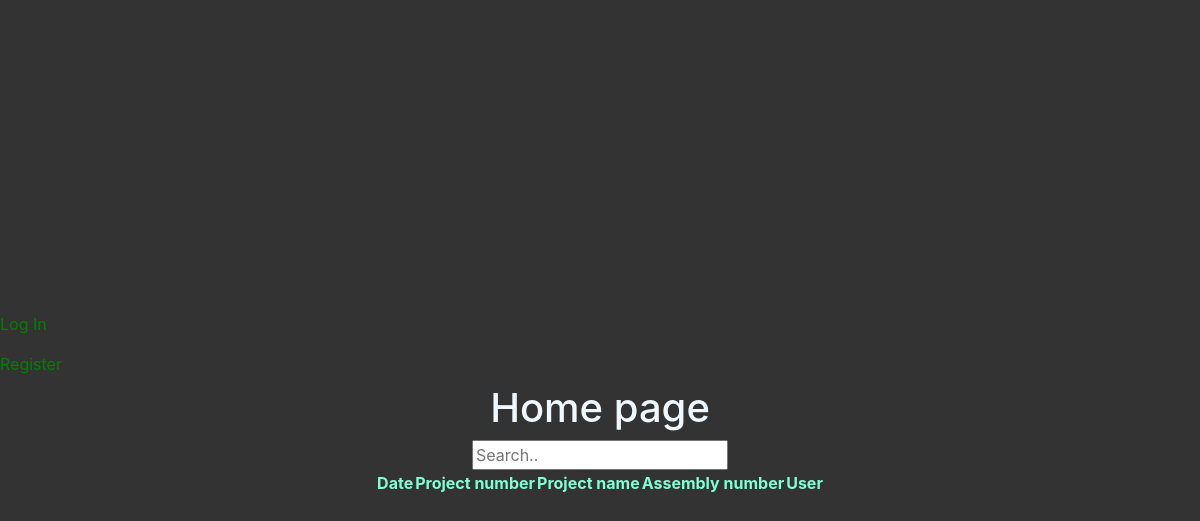
Before: / with the older database file.
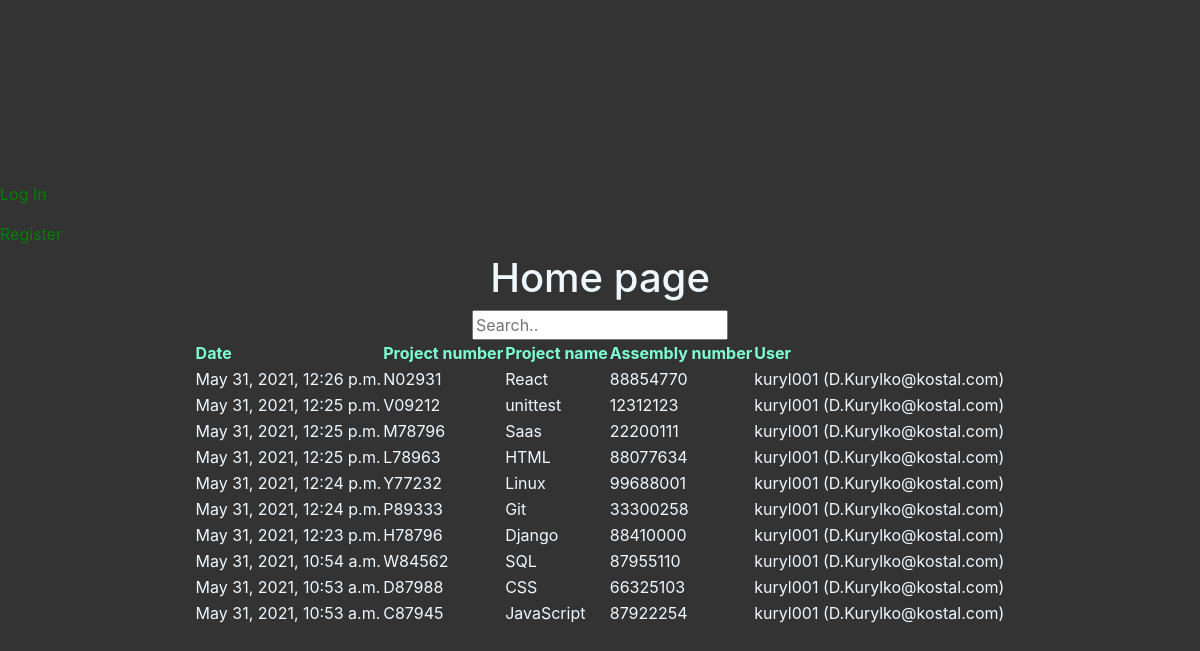
After: the same page with the newer database file.
### force/models.py (models this page shows, shortened)
class Project(models.Model):
    datetime = models.DateTimeField(auto_now_add=True)
    project_number = models.CharField(max_length=6, primary_key=True)
    project_name = models.CharField(max_length=255)
    assembly_number = models.CharField(max_length=8)
    user = models.ForeignKey(User, on_delete=models.CASCADE, related_name="user_projects")

class User(AbstractUser):
    pass

### force/views.py (the view)
# urls.py: path('', views.index, name="index"),
def index(request):
    if request.method == "GET":
        projects = Project.objects.all()
        projects = projects.order_by("-datetime")[0:10]
        return render(request, 'force/index.html', {
            'projects': projects,
        })

### force/templates/force/index.html (shortened to what this page needs)
{% extends "force/layout.html" %}
{% load static %}
{% block body %}
    <h1>Home page</h1>
    <input type="text" id="myQuery" placeholder="Search..">
    <table id="homeTable">
        <tr class="header">
            <th>Date</th>
            <th>Project number</th>
            <th>Project name</th>
            <th>Assembly number</th>
            <th>User</th>
        </tr>
        {% for project in projects %}
            <tr class="table_content">
                <td>{{ project.datetime }}</td>
                <td>{{ project.project_number }}</td>
                <td>{{ project.project_name }}</td>
                <td>{{ project.assembly_number }}</td>
                <td>{{ project.user }} ({{ project.user.email }})</td>
            </tr>
        {% endfor %}
    </table>
{% endblock %}

### force/templates/force/layout.html (shortened to what this page needs)
{% load static %}
<!DOCTYPE html>
<html lang="en">
<head>
    <link rel="stylesheet" href="{% static 'force/styles.css' %}">
    <link rel="stylesheet" href="https://stackpath.bootstrapcdn.com/bootstrap/4.4.1/css/bootstrap.min.css">
</head>
<body>
    <ul class="navbar-nav mr-auto">
        {% if user.is_authenticated %}
            <li class="nav-item">
                <a class="nav-link" href="{% url 'logout' %}">Log Out</a>
            </li>
            <li class="nav-item">
                <a class="nav-link" href="{% url 'index' %}">Home Page</a>
            </li>
        {% else %}
            <li class="nav-item">
                <a class="nav-link" href="{% url 'login' %}">Log In</a>
            </li>
            <li class="nav-item">
                <a class="nav-link" href="{% url 'register' %}">Register</a>
            </li>
        {% endif %}
    </ul>
    {% block body %}
    {% endblock %}
</body>
</html>

### force/static/force/styles.css (style rules this page uses)
* { box-sizing: border-box; }
body { background-color: #333 !important; color: #fff; display: flex; flex-direction: column; align-items: center; justify-content: center; font-family: Arial, Helvetica, sans-serif; min-height: 100vh; margin: 0; }
a:link { color: green; background-color: transparent; text-decoration: none; }
p, h1, h2, label { color:aliceblue; }
th { color:aquamarine; }
.table_content { color:aliceblue; }

Changed rows visible on the page:
added Project: datetime "May 31, 2021, 12:26 p.m.", project_number "N02931", project_name "React", assembly_number "88854770", user "kuryl001", user.email "D.Kurylko@kostal.com"
added Project: datetime "May 31, 2021, 12:25 p.m.", project_number "V09212", project_name "unittest", assembly_number "12312123", user "kuryl001", user.email "D.Kurylko@kostal.com"
added Project: datetime "May 31, 2021, 12:25 p.m.", project_number "M78796", project_name "Saas", assembly_number "22200111", user "kuryl001", user.email "D.Kurylko@kostal.com"
added Project: datetime "May 31, 2021, 12:25 p.m.", project_number "L78963", project_name "HTML", assembly_number "88077634", user "kuryl001", user.email "D.Kurylko@kostal.com"
added Project: datetime "May 31, 2021, 12:24 p.m.", project_number "Y77232", project_name "Linux", assembly_number "99688001", user "kuryl001", user.email "D.Kurylko@kostal.com"
added Project: datetime "May 31, 2021, 12:24 p.m.", project_number "P89333", project_name "Git", assembly_number "33300258", user "kuryl001", user.email "D.Kurylko@kostal.com"
added Project: datetime "May 31, 2021, 12:23 p.m.", project_number "H78796", project_name "Django", assembly_number "88410000", user "kuryl001", user.email "D.Kurylko@kostal.com"
added Project: datetime "May 31, 2021, 10:54 a.m.", project_number "W84562", project_name "SQL", assembly_number "87955110", user "kuryl001", user.email "D.Kurylko@kostal.com"
added Project: datetime "May 31, 2021, 10:53 a.m.", project_number "D87988", project_name "CSS", assembly_number "66325103", user "kuryl001", user.email "D.Kurylko@kostal.com"
added Project: datetime "May 31, 2021, 10:53 a.m.", project_number "C87945", project_name "JavaScript", assembly_number "87922254", user "kuryl001", user.email "D.Kurylko@kostal.com"
